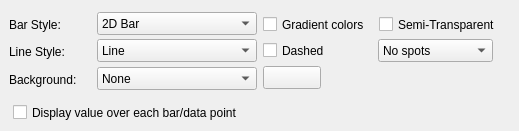
       <widget class="QWidget" name="tabStyleSQL">
        <attribute name="title">
         <string>Style</string>
        </attribute>
        <widget class="QLabel" name="labelSQL_LineStyle">
         <property name="geometry">
          <rect>
           <x>9</x>
           <y>44</y>
           <width>81</width>
           <height>16</height>
          </rect>
         </property>
         <property name="text">
          <string>Line Style:</string>
         </property>
         <property name="wordWrap">
          <bool>false</bool>
         </property>
        </widget>
        <widget class="QLabel" name="labelSQL_Background">
         <property name="geometry">
          <rect>
           <x>9</x>
           <y>72</y>
           <width>81</width>
           <height>16</height>
          </rect>
         </property>
         <property name="text">
          <string>Background:</string>
         </property>
         <property name="wordWrap">
          <bool>false</bool>
         </property>
        </widget>
        <widget class="QLabel" name="labelSQL_BarStyle">
         <property name="geometry">
          <rect>
           <x>9</x>
           <y>17</y>
           <width>81</width>
           <height>16</height>
          </rect>
         </property>
         <property name="text">
          <string>Bar Style:</string>
         </property>
         <property name="wordWrap">
          <bool>false</bool>
         </property>
        </widget>
        <widget class="QCheckBox" name="checkSQL_SemiTransparentBar">
         <property name="geometry">
          <rect>
           <x>379</x>
           <y>15</y>
           <width>131</width>
           <height>19</height>
          </rect>
         </property>
         <property name="toolTip">
          <string>Check to use Semi-transparent colors</string>
         </property>
         <property name="text">
          <string>Semi-Transparent</string>
         </property>
        </widget>
        <widget class="QCheckBox" name="checkSQL_DashedLine">
         <property name="geometry">
          <rect>
           <x>263</x>
           <y>41</y>
           <width>85</width>
           <height>19</height>
          </rect>
         </property>
         <property name="toolTip">
          <string>Allows drawing dashed lines</string>
         </property>
         <property name="text">
          <string>Dashed</string>
         </property>
        </widget>
        <widget class="QCheckBox" name="checkSQL_PrintChartValues">
         <property name="geometry">
          <rect>
           <x>13</x>
           <y>103</y>
           <width>262</width>
           <height>19</height>
          </rect>
         </property>
         <property name="toolTip">
          <string>Reports data point values on the chart</string>
         </property>
         <property name="text">
          <string>Display value over each bar/data point</string>
         </property>
        </widget>
        <widget class="GColorPushButton" name="buttonSQL_BackgroundColor">
         <property name="geometry">
          <rect>
           <x>263</x>
           <y>66</y>
           <width>58</width>
           <height>23</height>
          </rect>
         </property>
         <property name="toolTip">
          <string>Set background color</string>
         </property>
         <property name="text">
          <string/>
         </property>
         <property name="autoDefault">
          <bool>false</bool>
         </property>
        </widget>
        <widget class="QComboBox" name="comboSQL_LineStyle">
         <property name="geometry">
          <rect>
           <x>97</x>
           <y>39</y>
           <width>160</width>
           <height>23</height>
          </rect>
         </property>
         <property name="toolTip">
          <string>Charting Line style</string>
         </property>
         <item>
          <property name="text">
           <string>Line</string>
          </property>
         </item>
         <item>
          <property name="text">
           <string>Spline line</string>
          </property>
         </item>
         <item>
          <property name="text">
           <string>Step line</string>
          </property>
         </item>
        </widget>
        <widget class="QComboBox" name="comboSQL_BackgroundStyle">
         <property name="geometry">
          <rect>
           <x>97</x>
           <y>67</y>
           <width>160</width>
           <height>23</height>
          </rect>
         </property>
         <property name="toolTip">
          <string>Background color</string>
         </property>
         <item>
          <property name="text">
           <string>None</string>
          </property>
         </item>
         <item>
          <property name="text">
           <string>White</string>
          </property>
         </item>
         <item>
          <property name="text">
           <string>White &amp; Grey</string>
          </property>
         </item>
         <item>
          <property name="text">
           <string>Custom color...</string>
          </property>
         </item>
         <item>
          <property name="text">
           <string>Gradient color...</string>
          </property>
         </item>
        </widget>
        <widget class="QCheckBox" name="checkSQL_GradientBarColor">
         <property name="geometry">
          <rect>
           <x>263</x>
           <y>15</y>
           <width>113</width>
           <height>19</height>
          </rect>
         </property>
         <property name="toolTip">
          <string>Check to use Gradient colors</string>
         </property>
         <property name="text">
          <string>Gradient colors</string>
         </property>
        </widget>
        <widget class="QComboBox" name="comboSQL_LineSpots">
         <property name="geometry">
          <rect>
           <x>378</x>
           <y>39</y>
           <width>115</width>
           <height>23</height>
          </rect>
         </property>
         <property name="toolTip">
          <string>Define spots style to draw (if any)</string>
         </property>
         <item>
          <property name="text">
           <string>No spots</string>
          </property>
         </item>
         <item>
          <property name="text">
           <string>Square</string>
          </property>
         </item>
         <item>
          <property name="text">
           <string>Circle</string>
          </property>
         </item>
         <item>
          <property name="text">
           <string>Diamonds</string>
          </property>
         </item>
         <item>
          <property name="text">
           <string>Triangle</string>
          </property>
         </item>
         <item>
          <property name="text">
           <string>Cross</string>
          </property>
         </item>
        </widget>
        <widget class="QComboBox" name="comboSQL_BarStyle">
         <property name="geometry">
          <rect>
           <x>97</x>
           <y>12</y>
           <width>160</width>
           <height>23</height>
          </rect>
         </property>
         <property name="toolTip">
          <string>Charting Bar style</string>
         </property>
         <item>
          <property name="text">
           <string>2D Bar</string>
          </property>
         </item>
         <item>
          <property name="text">
           <string>2D Stacked Bar</string>
          </property>
         </item>
         <item>
          <property name="text">
           <string>2D Overlapping Bar</string>
          </property>
         </item>
         <item>
          <property name="text">
           <string>2D Cylindrical Bar</string>
          </property>
         </item>
         <item>
          <property name="text">
           <string>3D Bar</string>
          </property>
         </item>
         <item>
          <property name="text">
           <string>3D Stacked Bar</string>
          </property>
         </item>
         <item>
          <property name="text">
           <string>3D Cylindrical Bar</string>
          </property>
         </item>
        </widget>
       </widget>
